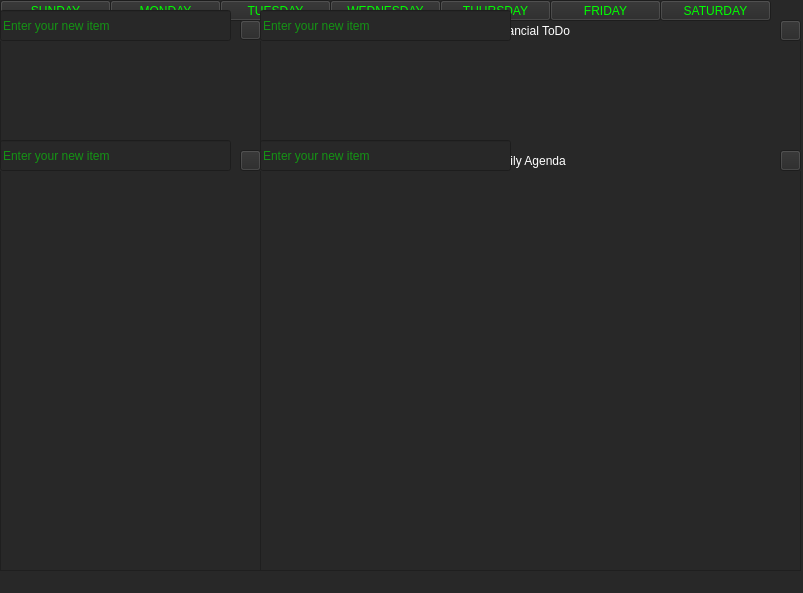
<?xml version="1.0" encoding="UTF-8"?>
<ui version="4.0">
 <class>MainWindow</class>
 <widget class="QMainWindow" name="MainWindow">
  <property name="geometry">
   <rect>
    <x>0</x>
    <y>0</y>
    <width>803</width>
    <height>593</height>
   </rect>
  </property>
  <property name="windowTitle">
   <string>MainWindow</string>
  </property>
  <property name="windowIcon">
   <iconset theme="QIcon::ThemeIcon::InputKeyboard"/>
  </property>
  <property name="autoFillBackground">
   <bool>false</bool>
  </property>
  <property name="styleSheet">
   <string notr="true">font: 12pt &quot;OCR A&quot;;
color: rgb(0, 255, 0);
background-color: rgb(40, 40, 40);</string>
  </property>
  <widget class="QWidget" name="centralwidget">
   <property name="styleSheet">
    <string notr="true"/>
   </property>
   <widget class="QListWidget" name="WeeklyToDo">
    <property name="geometry">
     <rect>
      <x>0</x>
      <y>170</y>
      <width>261</width>
      <height>401</height>
     </rect>
    </property>
    <property name="styleSheet">
     <string notr="true">font: 12pt &quot;OCR A&quot;;</string>
    </property>
   </widget>
   <widget class="QListWidget" name="ImportantDates">
    <property name="geometry">
     <rect>
      <x>0</x>
      <y>40</y>
      <width>261</width>
      <height>111</height>
     </rect>
    </property>
    <property name="styleSheet">
     <string notr="true">font: 12pt &quot;OCR A&quot;;</string>
    </property>
   </widget>
   <widget class="QListWidget" name="DailyEvents">
    <property name="geometry">
     <rect>
      <x>260</x>
      <y>170</y>
      <width>541</width>
      <height>401</height>
     </rect>
    </property>
    <property name="autoFillBackground">
     <bool>false</bool>
    </property>
    <property name="styleSheet">
     <string notr="true">font: 12pt &quot;OCR A&quot;;</string>
    </property>
   </widget>
   <widget class="QListWidget" name="FinancialToDo">
    <property name="geometry">
     <rect>
      <x>260</x>
      <y>40</y>
      <width>541</width>
      <height>111</height>
     </rect>
    </property>
    <property name="styleSheet">
     <string notr="true">font: 12pt &quot;OCR A&quot;;</string>
    </property>
   </widget>
   <widget class="QLabel" name="ImportantDatesLabel">
    <property name="geometry">
     <rect>
      <x>0</x>
      <y>20</y>
      <width>261</width>
      <height>21</height>
     </rect>
    </property>
    <property name="styleSheet">
     <string notr="true">font: 12pt &quot;OCR A&quot;;
text-align:center;
background-color:regb(255,0,0);
color:white;</string>
    </property>
    <property name="text">
     <string>Important Dates</string>
    </property>
    <property name="alignment">
     <set>Qt::AlignmentFlag::AlignCenter</set>
    </property>
   </widget>
   <widget class="QLabel" name="WeeklyToDoLabel">
    <property name="geometry">
     <rect>
      <x>0</x>
      <y>150</y>
      <width>261</width>
      <height>21</height>
     </rect>
    </property>
    <property name="styleSheet">
     <string notr="true">font: 12pt &quot;OCR A&quot;;
text-align:center;
background-color:regb(255,0,0);
color:white;</string>
    </property>
    <property name="text">
     <string>Weekly ToDo</string>
    </property>
    <property name="alignment">
     <set>Qt::AlignmentFlag::AlignCenter</set>
    </property>
   </widget>
   <widget class="QLabel" name="DailyAgendaLabel">
    <property name="geometry">
     <rect>
      <x>260</x>
      <y>150</y>
      <width>541</width>
      <height>21</height>
     </rect>
    </property>
    <property name="styleSheet">
     <string notr="true">font: 12pt &quot;OCR A&quot;;
text-align:center;
background-color:regb(255,0,0);
color:white;</string>
    </property>
    <property name="text">
     <string>Daily Agenda</string>
    </property>
    <property name="alignment">
     <set>Qt::AlignmentFlag::AlignCenter</set>
    </property>
   </widget>
   <widget class="QLabel" name="FinancialLabel">
    <property name="geometry">
     <rect>
      <x>260</x>
      <y>20</y>
      <width>541</width>
      <height>21</height>
     </rect>
    </property>
    <property name="styleSheet">
     <string notr="true">font: 12pt &quot;OCR A&quot;;
text-align:center;
background-color:regb(255,0,0);
color:white;</string>
    </property>
    <property name="text">
     <string>Financial ToDo</string>
    </property>
    <property name="alignment">
     <set>Qt::AlignmentFlag::AlignCenter</set>
    </property>
   </widget>
   <widget class="QPushButton" name="Sunday">
    <property name="geometry">
     <rect>
      <x>0</x>
      <y>0</y>
      <width>111</width>
      <height>21</height>
     </rect>
    </property>
    <property name="text">
     <string>SUNDAY</string>
    </property>
    <property name="checkable">
     <bool>false</bool>
    </property>
   </widget>
   <widget class="QPushButton" name="Monday">
    <property name="geometry">
     <rect>
      <x>110</x>
      <y>0</y>
      <width>111</width>
      <height>21</height>
     </rect>
    </property>
    <property name="text">
     <string>MONDAY</string>
    </property>
    <property name="checkable">
     <bool>false</bool>
    </property>
    <property name="autoExclusive">
     <bool>false</bool>
    </property>
   </widget>
   <widget class="QPushButton" name="Tuesday">
    <property name="geometry">
     <rect>
      <x>220</x>
      <y>0</y>
      <width>111</width>
      <height>21</height>
     </rect>
    </property>
    <property name="text">
     <string>TUESDAY</string>
    </property>
   </widget>
   <widget class="QPushButton" name="Wednesday">
    <property name="geometry">
     <rect>
      <x>330</x>
      <y>0</y>
      <width>111</width>
      <height>21</height>
     </rect>
    </property>
    <property name="text">
     <string>WEDNESDAY</string>
    </property>
   </widget>
   <widget class="QPushButton" name="Thursday">
    <property name="geometry">
     <rect>
      <x>440</x>
      <y>0</y>
      <width>111</width>
      <height>21</height>
     </rect>
    </property>
    <property name="text">
     <string>THURSDAY</string>
    </property>
   </widget>
   <widget class="QPushButton" name="Friday">
    <property name="geometry">
     <rect>
      <x>550</x>
      <y>0</y>
      <width>111</width>
      <height>21</height>
     </rect>
    </property>
    <property name="text">
     <string>FRIDAY</string>
    </property>
   </widget>
   <widget class="QPushButton" name="Saturday">
    <property name="geometry">
     <rect>
      <x>660</x>
      <y>0</y>
      <width>111</width>
      <height>21</height>
     </rect>
    </property>
    <property name="text">
     <string>SATURDAY</string>
    </property>
    <property name="flat">
     <bool>false</bool>
    </property>
   </widget>
   <widget class="QLineEdit" name="ImportantEdit">
    <property name="geometry">
     <rect>
      <x>0</x>
      <y>10</y>
      <width>231</width>
      <height>31</height>
     </rect>
    </property>
    <property name="styleSheet">
     <string notr="true">font: 12pt &quot;OCR A&quot;;</string>
    </property>
    <property name="placeholderText">
     <string>Enter your new item</string>
    </property>
   </widget>
   <widget class="QLineEdit" name="FinancialEdit">
    <property name="geometry">
     <rect>
      <x>260</x>
      <y>10</y>
      <width>251</width>
      <height>31</height>
     </rect>
    </property>
    <property name="styleSheet">
     <string notr="true">font: 12pt &quot;Segoe UI&quot;;</string>
    </property>
    <property name="placeholderText">
     <string>Enter your new item</string>
    </property>
   </widget>
   <widget class="QLineEdit" name="DailyEdit">
    <property name="geometry">
     <rect>
      <x>260</x>
      <y>140</y>
      <width>251</width>
      <height>31</height>
     </rect>
    </property>
    <property name="styleSheet">
     <string notr="true">font: 12pt &quot;OCR A&quot;;</string>
    </property>
    <property name="placeholderText">
     <string>Enter your new item</string>
    </property>
   </widget>
   <widget class="QLineEdit" name="WeeklyEdit">
    <property name="geometry">
     <rect>
      <x>0</x>
      <y>140</y>
      <width>231</width>
      <height>31</height>
     </rect>
    </property>
    <property name="styleSheet">
     <string notr="true">font: 12pt &quot;OCR A&quot;;</string>
    </property>
    <property name="placeholderText">
     <string>Enter your new item</string>
    </property>
   </widget>
   <widget class="QPushButton" name="AddImportant">
    <property name="geometry">
     <rect>
      <x>240</x>
      <y>20</y>
      <width>21</width>
      <height>20</height>
     </rect>
    </property>
    <property name="autoFillBackground">
     <bool>false</bool>
    </property>
    <property name="styleSheet">
     <string notr="true"/>
    </property>
    <property name="text">
     <string/>
    </property>
    <property name="icon">
     <iconset theme="QIcon::ThemeIcon::ListAdd"/>
    </property>
   </widget>
   <widget class="QPushButton" name="AddFinancial">
    <property name="geometry">
     <rect>
      <x>780</x>
      <y>20</y>
      <width>21</width>
      <height>21</height>
     </rect>
    </property>
    <property name="autoFillBackground">
     <bool>false</bool>
    </property>
    <property name="styleSheet">
     <string notr="true"/>
    </property>
    <property name="text">
     <string/>
    </property>
    <property name="icon">
     <iconset theme="QIcon::ThemeIcon::ListAdd"/>
    </property>
   </widget>
   <widget class="QPushButton" name="AddDaily">
    <property name="geometry">
     <rect>
      <x>780</x>
      <y>150</y>
      <width>21</width>
      <height>21</height>
     </rect>
    </property>
    <property name="autoFillBackground">
     <bool>false</bool>
    </property>
    <property name="styleSheet">
     <string notr="true"/>
    </property>
    <property name="text">
     <string/>
    </property>
    <property name="icon">
     <iconset theme="QIcon::ThemeIcon::ListAdd"/>
    </property>
   </widget>
   <widget class="QPushButton" name="AddWeekly">
    <property name="geometry">
     <rect>
      <x>240</x>
      <y>150</y>
      <width>21</width>
      <height>21</height>
     </rect>
    </property>
    <property name="autoFillBackground">
     <bool>false</bool>
    </property>
    <property name="styleSheet">
     <string notr="true"/>
    </property>
    <property name="text">
     <string/>
    </property>
    <property name="icon">
     <iconset theme="QIcon::ThemeIcon::ListAdd"/>
    </property>
   </widget>
  </widget>
  <widget class="QStatusBar" name="statusbar">
   <property name="mouseTracking">
    <bool>false</bool>
   </property>
  </widget>
 </widget>
 <resources/>
 <connections/>
</ui>
